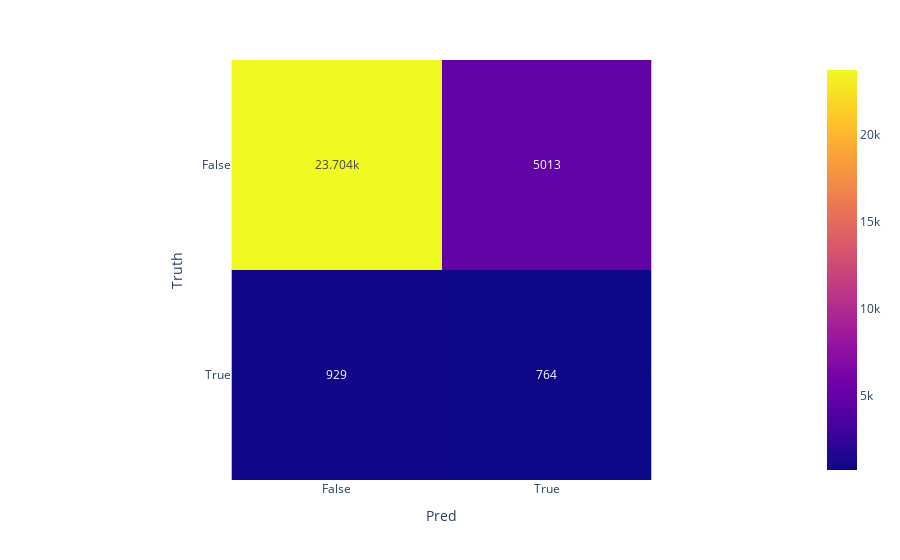

This figure's notebook cell:
### Code cell
print_conf_matrix(dataset_orig_test.convert_to_dataframe()[0]['mortal'], dataset_debiasing_test.convert_to_dataframe()[0]['mortal'])

### Figure 1 — Plotly figure (JSON) as saved in the notebook; plotly's stock layout.template omitted (floating-point values rounded to 4 significant figures)
{"data": [{"coloraxis": "coloraxis", "hovertemplate": "Pred: %{x}<br>Truth: %{y}<br>color: %{z}<extra></extra>", "name": "0", "texttemplate": "%{z}", "type": "heatmap", "x": ["False", "True"], "xaxis": "x", "y": ["False", "True"], "yaxis": "y", "z": [[23704, 5013], [929, 764]]}], "layout": {"coloraxis": {"colorscale": [[0, "#0d0887"], [0.1111, "#46039f"], [0.2222, "#7201a8"], [0.3333, "#9c179e"], [0.4444, "#bd3786"], [0.5556, "#d8576b"], [0.6667, "#ed7953"], [0.7778, "#fb9f3a"], [0.8889, "#fdca26"], [1, "#f0f921"]]}, "margin": {"t": 60}, "xaxis": {"anchor": "y", "constrain": "domain", "domain": [0, 1], "scaleanchor": "y", "title": {"text": "Pred"}}, "yaxis": {"anchor": "x", "autorange": "reversed", "constrain": "domain", "domain": [0, 1], "title": {"text": "Truth"}}}}
